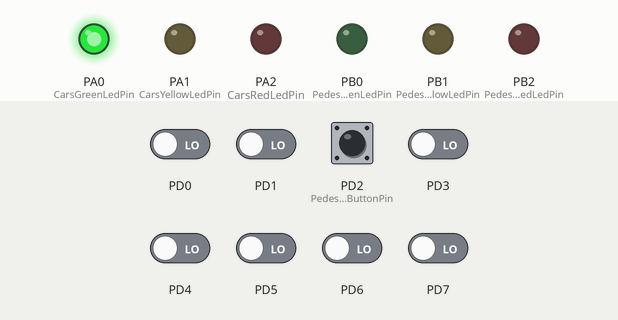
Bench run of a program on a simulated ATmega32, built with avr-gcc and emulated at 1 MHz (the files do not name the chip). Shown: output pins drawn as LEDs (lit = HIGH). Inputs (shaded band) come from the test bench; at power-on: PD0, PD1, PD2 (PedestrianButtonPin), PD3–7 LOW.

Above: at 1.2 s.
1.3 s: PD2 (PedestrianButtonPin) pulled HIGH for 0.15 s
At 7.3 s:
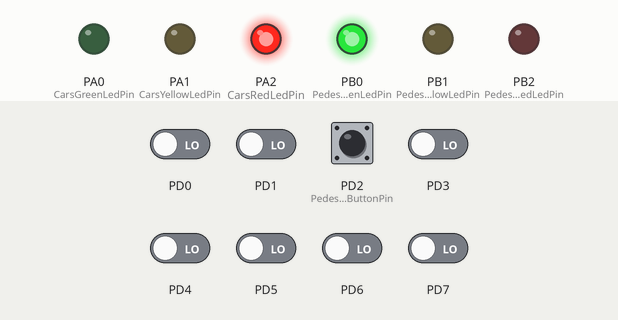
At 17.1 s:
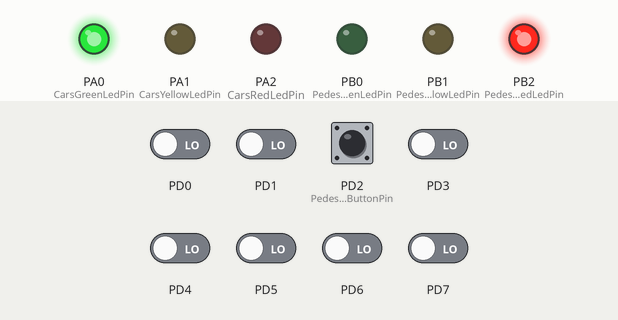
Timing chart, 0 to 23.1 s (numbered marks = the images above; inputs shaded):
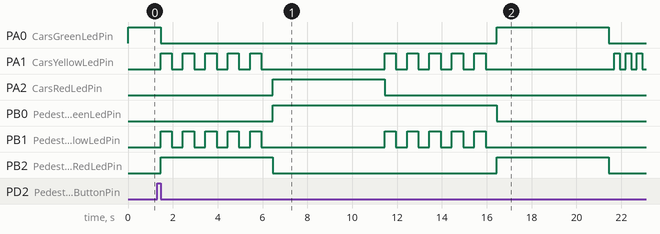

Measured:
- after the input at 1.3 s, PB0 (PedestrianGreenLedPin): LOW → HIGH after 5.1 s, → LOW 10.0 s later; PB1 (PedestrianYellowLedPin): goes 4 × (HIGH 0.50 s, LOW 0.50 s), HIGH 0.50 s, LOW 5.5 s, 4 × (HIGH 0.50 s, LOW 0.50 s), HIGH 0.50 s, then LOW, starting after 0.15 s

The program:

main.c
```c
/*
 * Light traffic.c
 *
 * Created: 8/22/2022 11:06:41 AM
 * Author : Ahmed Mahmoud Mohamed Ibrahim
 */


#include "Application/application.h"
int main(void)
{
	setup();  // initializations
	while(1)
	{
		startApp();
	}
}


/*
User story 1
As a pedestrian when I will make a short press on the crosswalk button while the cars green light is on and pedestrian red light is off,
I will wait for the yellow lights to blink for five seconds then the cars red light is on and pedestrian green light is on for five seconds,
so that I can cross the street

i will press short when car green led is on
-----> pedestrian red light on                                           ---> pedestrian, donot move
-----> yellow lights to blink for five seconds                           ---> pedestrian, will move after 5s
                                                                         ---> cars, will stop after 5s
-----> cars red light on			                                     ---> cars, donot move
-----> pedestrian red light is off   , pedestrian green light is on      ---> pedestrian, move
-----> yellow lights to blink for five seconds                           ---> pedestrian, will stop after 5s
-----> pedestrian red light on                                           ---> pedestrian, donot move
-----> car green light is on                                             ---> cars, move
*/

/*
User story 2
As a pedestrian when I will make a short press on the crosswalk button while the cars yellow light is blinking. pedestrian red light is on,
I will wait for all yellow lights to blink for five seconds then the cars red light is on and pededstrian green light is on for five seconds,
 so that I can cross the street

i will press short when car yellow led is blinking
-----> pedestrian red light on                                           ---> pedestrian, donot move
-----> yellow lights to blink for five seconds                           ---> pedestrian, will move after 5s
																		 ---> cars, will stop after 5s
-----> cars red light on			                                     ---> cars, donot move
-----> pedestrian red light is off   , pedestrian green light is on      ---> pedestrian, move
-----> yellow lights to blink for five seconds                           ---> pedestrian, will stop after 5s
-----> pedestrian red light on                                           ---> pedestrian, donot move
-----> car green light is on

*/


/*
User story 3
As a pedestrian when I will make a short press on the crosswalk button while the cars red light is on and pedestrian green light is on,
 I expect nothing to be done
*/


/*
User story 4
As a pedestrian when I made a long press on the crosswalk button, I expect nothing to be done.
*/


/*
User story 5
As a pedestrian when I made a double press on the crosswalk button, I expect that the first press will do the action and nothing to be done after the second press.
*/
```

application.c
```c
/*
 * application.c
 *
 * Created: 8/22/2022 6:00:28 PM
 *  Author: Ahmed Mahmoud Mohamed Ibrahim
 */

#include "application.h"
#include "../MCAL/Interrupts/interrupts.h"
#include "../ECUAL/LED/led.h"
#include "../ECUAL/Button/button.h"
#include "../MCAL/Timer0/timer0.h"
#include "../MCAL/Timer2/timer2.h"

#define F_CPU 1000000U
#define LONG_PRESS_TIME_ms 300

uint8_t mode;    // variable to store current mode
uint8_t state;	 // variable to store current state
uint8_t flow;	 // variable to determine which led will be turning on after blinking of cars yellow led


/*
 1-this functions is called after button is pressed to check the press state (short press or long press)
 using timer2
 2- if the timer2 counting for 300 ms and the button Read isnot toggled --> return long press
 3- if  button Read  is toggled before timer2 counting 300ms            --> breakTimer2 , return short press
*/
EN_pressState_t checkPress(uint8_t buttonPin,uint8_t buttonPort)
{
	uint8_t read;
	uint8_t overFlows;
	overFlows = 0;        // need 2
	timer2_start();
	while(1)
	{
		Button_read(buttonPin,buttonPort,&read);
		if( timer2_checkOverFlow() == TIMER2_OVERFLOW)
		{
			overFlows++;
			timer2_clearOverFlowFlag();
			timer2_setCurrentValue(110);
		}
		if(overFlows == 2)break;
		if(read == 0)break;
	}
	timer2_stop();
	return ((overFlows<= 1) ? SHORT_PRESS : LONG_PRESS);
}


/*
1-this function is called when Pedestrian button is pressed
2-if mode is normal, check press state
at long press do no thing
at short press break busy wait and update mode to pedestrain
3-if mode is pedestrian, do no thing
*/
ISR(EXT_INT0)
{
	if(mode == NORMAL)       // if button pressed in normal mode
	{
		timer0_stop();       // stop timer0
		if(checkPress(PedestrianButtonPin,PedestrianButtonPort) == SHORT_PRESS)     // check long press or short press
		{
			timer0_overCome();       // overcome timer
			mode = PEDESTRIAN;       // set mode to PEDESTRIAN
		}
		else
		{
			increaseElapsedTime(LONG_PRESS_TIME_ms);	   // compansate time taking by checking king of press
			timer0_start();			                       // start timer0
		}
	}
}


/*
function to be stored in pointer to function defined in timer driver
*/
void toggleYellowLed()
{
	LED_toggle(CarsYellowLedPin,CarsYellowLedPort);   // toggle cars yellow led
}


/*
	initialize cars' green led
	initialize cars' yellow led
	initialize cars' red led
	initialize Pedestrian green led
	initialize Pedestrian yellow led
	initialize Pedestrian red led
	initialize Pedestrian button
	initialize INT0
	initialize timer0
	initialize timer2
	set mode to normal
	set state to FIRST
	set CarsledsFlow to Down
*/
void setup()
{
	LED_init(CarsGreenLedPin,CarsGreenLedPort);					// initialize cars' green led
	LED_init(CarsYellowLedPin,CarsYellowLedPort);				// initialize cars' yellow led
	LED_init(CarsRedLedPin,CarsRedLedPort);						// initialize cars' red led
	LED_init(PedestrianGreenLedPin,PedestrianGreenLedPort);		// initialize Pedestrian green led
	LED_init(PedestrianYellowLedPin,PedestrianYellowLedPort);	// initialize Pedestrian yellow led
	LED_init(PedestrianRedLedPin,PedestrianRedLedPort);			// initialize Pedestrian red led
	Button_init(PedestrianButtonPin,PedestrianButtonPort);		// initialize Pedestrian button
	INT0_init();												// initialize INT0
	timer0_init();												// initialize timer0
	timer2_init();												// initialize timer2
	mode = NORMAL;                                              // set mode to normal
	state = FIRST;                                              // set state to FIRST
	setfCallBack(toggleYellowLed);                              // store address led_toggle in pointer to function defined in timer driver
}


/*
	blinking led1 , led2 for 5s
	total on time for led = 2.5s
	total off time for led = 2.5s
	delay is provided by timer0
*/
void blink(uint8_t led1_pin , uint8_t led1_port , uint8_t led2_pin , uint8_t led2_port)
{
	int i = 0;
	for(i = 0 ; i < 10 ; i++)
	{
		LED_toggle(led1_pin,led1_port);				 // toggle yellow for cars      ------> Cars prepare for stopping
		LED_toggle(led2_pin,led2_port);              // toggle yellow for pedestrian------> pedestrian prepare for moving
		timer0_delay_qS(2);                          // wait 0.5s
	}
}


/*
In normal mode:
Cars' LEDs will be changed every five seconds starting from Green then yellow then red then yellow then Green.
The Yellow LED will blink for five seconds before moving to Green or Red LEDs.
In pedestrian mode:
Change from normal mode to pedestrian mode when the pedestrian button is pressed.
If pressed when the cars' Red LED is on, the pedestrian's Green LED and the cars' Red LEDs will be on for five seconds, this means that pedestrians can cross the street while the pedestrian's Green LED is on.
If pressed when the cars' Green LED is on or the cars' Yellow LED is blinking, the pedestrian Red LED will be on then both Yellow LEDs start to blink for five seconds, then the cars' Red LED and pedestrian Green LEDs are on for five seconds, this means that pedestrian must wait until the Green LED is on.
At the end of the two states, the cars' Red LED will be off and both Yellow LEDs start blinking for 5 seconds and the pedestrian's Green LED is still on.
After the five seconds the pedestrian Green LED will be off and both the pedestrian Red LED and the cars' Green LED will be on.
Traffic lights signals are going to the normal mode again.
*/
void startApp()
{
	switch(mode)
	{

		case NORMAL:        switch(state)
							{
								case FIRST:		LED_on(CarsGreenLedPin,CarsGreenLedPort);		 // turn on green for cars
												timer0_delay_s(5);                               // for 5s
												LED_off(CarsGreenLedPin,CarsGreenLedPort);		 // turn off green for cars

												if(mode == PEDESTRIAN)                 // if interrupt switches mode to PEDESTRIAN
													state =FOURTH;                     // switch state to Fourth
												else								   // no interrupt
													state = SECOND;                    // switch state to second
												flow = DOWN;						   // set flow to down

												break;

								case SECOND:	callFunctionEachQarteSecond(5);			//blinking cars yellow led for 5s (total on time = 2.5 , total on time = 2.5)

												if(mode == PEDESTRIAN)					// if interrupt switches mode to PEDESTRIAN
													state =FOURTH;						// switch state to Fourth

												else if(flow == DOWN)					// if flow is down
													state = THIRD;						// switch state to third

												else if(flow == UP)						// if flow is up
													state = FIRST;						// switch state to first

												break;

								case THIRD:     LED_on(CarsRedLedPin,CarsRedLedPort);		// turn on red for cars
												timer0_delay_s(5);                          // for 5s
												LED_off(CarsRedLedPin,CarsRedLedPort);      // turn off red for cars

												if(mode == NORMAL)							// if mode is normal
												{
													state = SECOND;							// switch state to second
													flow = UP;								// switch flow to up
												}

												break;
							}
							break;


		case PEDESTRIAN:	if(state == FOURTH)
							{
																													   // cars green led is turned off
							LED_off(CarsYellowLedPin,CarsYellowLedPort);										       // cars yellow is turned off
							LED_on(PedestrianRedLedPin,PedestrianRedLedPort);                                          // turn on red for pedestrian --> pedestrian, DONOT MOVE
							blink(PedestrianYellowLedPin,PedestrianYellowLedPort,CarsYellowLedPin,CarsYellowLedPort);  // blink yellow leds --> inform pedestrian going after 5s
																				  									   //                   --> inform cars stopping after 5s
																												  	   // for 5s
							LED_off(PedestrianRedLedPin,PedestrianRedLedPort);										   // turn off red for pedestrian
							LED_off(PedestrianYellowLedPin,PedestrianYellowLedPort);								   // turn off yellow for pedestrian
							}

							LED_on(CarsRedLedPin,CarsRedLedPort);                    // turn on red for cars        ------> cars, DONOT MOVE
							LED_on(PedestrianGreenLedPin,PedestrianGreenLedPort);    // turn on green for pedestrian------> pedestrian, MOVE
							timer0_delay_s(5);										 // for 5s
							LED_off(CarsRedLedPin,CarsRedLedPort);                   // turn off red for cars


							blink(PedestrianYellowLedPin,PedestrianYellowLedPort,CarsYellowLedPin,CarsYellowLedPort); // blink yellow leds ---> inform cars going after 5s
																													  //                   ---> inform pedestrian stopping after 5s
																				 									  // for 5s
							LED_off(PedestrianGreenLedPin,PedestrianGreenLedPort);									  // turn off green for pedestrian


							LED_on(CarsGreenLedPin,CarsGreenLedPort);                // turn on green for cars
							LED_on(PedestrianRedLedPin,PedestrianRedLedPort);        // turn on red for pedestrian
							timer0_delay_s(5);                                       // for 5s
							LED_off(CarsGreenLedPin,CarsGreenLedPort);               // turn off red for pedestrian
							LED_off(PedestrianRedLedPin,PedestrianRedLedPort);       // turn off red for pedestrian

							mode = NORMAL;		// switch mode to normal
							state = SECOND;		// switch state to second
							break;
	}
}
```

application.h
```c
/*
 * application.h
 *
 * Created: 8/22/2022 6:00:15 PM
 *  Author: Ahmed Mahmoud Mohamed Ibrahim
 */

#ifndef APPLICATION_H_
#define APPLICATION_H_

#include "../Utilities/types.h"


/*
	enum represents modes
*/
typedef enum EN_Modes_t
{
	NORMAL, PEDESTRIAN
}EN_Modes_t;


/*
	enum represents states
*/
typedef enum EN_States_t
{
	FIRST, SECOND , THIRD , FOURTH
}EN_States_t;


/*
	enum represents press state
*/
typedef enum EN_pressState_t
{
	SHORT_PRESS, LONG_PRESS
}EN_pressState_t;


/*
	enum represents Cars leds flow directions
*/
typedef enum EN_carsLedsFlowDirection_t
{
	DOWN, UP
}EN_carsLedsFlowDirection_t;


// functions prototypes
void setup();
void startApp();
EN_pressState_t checkPress(uint8_t buttonPin,uint8_t buttonPort);
void toggleYellowLed();
void blink(uint8_t led1_pin , uint8_t led1_port , uint8_t led2_pin , uint8_t led2_port);


#endif /* APPLICATION_H_ */
```

types.h
```c
/*
 * types.h
 *
 * Created: 8/22/2022 11:44:45 AM
 *  Author: user
 */


#ifndef TYPES_H_
#define TYPES_H_

#define MAX_8	255
#define MAX_16	65535

typedef unsigned char uint8_t;
typedef unsigned int uint16_t;


#endif /* TYPES_H_ */
```

button.c
```c
/*
 * button.c
 *
 * Created: 8/22/2022 6:06:03 PM
 *  Author: Ahmed Mahmoud Mohamed Ibrahim
 */

#include "button.h"
#include "../../MCAL/DIO/dio.h"


/*
1-this functions initializes button
2-return OK_BUTTON if initialization is done
3-return BUTTON_INITIALIZATION_FAILED if initialization is failed
*/
EN_buttonError_t Button_init(uint8_t buttonPin, uint8_t buttonPort)
{
	switch( DIO_init(buttonPin,buttonPort,IN) )
	{
		case OK: return OK_BUTTON;
		default: return BUTTON_INITIALIZATION_FAILED;
	}
}


/*
1-this functions reads button
2-return OK_BUTTON if reading is done
3-return BUTTON_READING_FAILED if reading is failed
*/
EN_buttonError_t Button_read(uint8_t buttonPin, uint8_t buttonPort , uint8_t* value)
{
	switch( DIO_read(buttonPin,buttonPort,value) )
	{
		case OK: return OK_BUTTON;
		default: return BUTTON_READING_FAILED;
	}
}
```

button.h
```c
/*
 * button.h
 *
 * Created: 8/22/2022 6:06:16 PM
 *  Author: Ahmed Mahmoud Mohamed Ibrahim
 */


#ifndef BUTTON_H_
#define BUTTON_H_

#include "../../Utilities/types.h"
#include "../../Utilities/registers.h"


/*
	enum represents Button errors
*/
typedef enum EN_buttonError_t
{
	OK_BUTTON , BUTTON_INITIALIZATION_FAILED, BUTTON_READING_FAILED
}EN_buttonError_t;


//functions prototypes
EN_buttonError_t Button_init(uint8_t buttonPin, uint8_t buttonPort);
EN_buttonError_t Button_read(uint8_t buttonPin, uint8_t buttonPort , uint8_t* value);


#define PedestrianButtonPin  PIN2
#define PedestrianButtonPort Port_D


#endif /* BUTTON_H_ */
```

led.c
```c
/*
 * led.c
 *
 * Created: 8/22/2022 5:40:50 PM
 *  Author: Ahmed Mahmoud Mohamed Ibrahim
 */

#include "led.h"
#include "../../MCAL/DIO/dio.h"

/*
1-this functions initializes led
2-return OK_LED if initialization is done
3-return LED_INITIALIZATION_FAILED if initialization is failed
*/
EN_ledError_t LED_init(uint8_t ledPin , uint8_t ledPort)
{
	switch ( DIO_init(ledPin,ledPort,OUT) )
	{
		case OK:	return OK_LED;
		default:	return LED_INITIALIZATION_FAILED;
	}
}


/*
1-this functions turns on led
2-return OK_LED if turning on is done
3-return LED_TURING_ON_FAILED if turning on is failed
*/
EN_ledError_t LED_on(uint8_t ledPin , uint8_t ledPort)
{
	switch ( DIO_write(ledPin,ledPort,HIGH) )
	{
		case OK:	return OK_LED;
		default:	return LED_TURING_ON_FAILED;
	}
}


/*
1-this functions turns off led
2-return OK_LED if turning off is done
3-return LED_TURING_OFF_FAILED if turning off is failed
*/
EN_ledError_t LED_off(uint8_t ledPin , uint8_t ledPort)
{
	switch ( DIO_write(ledPin,ledPort,LOW) )
	{
		case OK:	return OK_LED;
		default:	return LED_TURING_OFF_FAILED;
	}
}


/*
1-this functions toggles led
2-return OK_LED if toggling is done
3-return LED_TOGGLING_FAILED if toggling is failed
*/
EN_ledError_t LED_toggle(uint8_t ledPin , uint8_t ledPort)
{
	switch ( DIO_toggle(ledPin,ledPort) )
	{
		case OK:	return OK_LED;
		default:	return LED_TOGGLING_FAILED;
	}
}
```

led.h
```c
/*
 * led.h
 *
 * Created: 8/22/2022 5:41:07 PM
 *  Author: Ahmed Mahmoud Mohamed Ibrahim
 */


#ifndef LED_H_
#define LED_H_

#include "../../Utilities/types.h"
#include "../../Utilities/registers.h"


/*
	enum represents led errors
*/
typedef enum EN_ledError_t
{
	OK_LED , LED_INITIALIZATION_FAILED, LED_TURING_ON_FAILED, LED_TURING_OFF_FAILED , LED_TOGGLING_FAILED
}EN_ledError_t;

// functions prototypes
EN_ledError_t LED_init(uint8_t ledPin , uint8_t ledPort);
EN_ledError_t LED_on(uint8_t ledPin , uint8_t ledPort);
EN_ledError_t LED_off(uint8_t ledPin , uint8_t ledPort);
EN_ledError_t LED_toggle(uint8_t ledPin , uint8_t ledPort);


// pins and ports of Cars leds
// pins and ports of Pedestrian leds

#define PedestrianGreenLedPort   Port_B
#define PedestrianYellowLedPort  Port_B
#define PedestrianRedLedPort     Port_B

#define PedestrianGreenLedPin   PIN0
#define PedestrianYellowLedPin  PIN1
#define PedestrianRedLedPin     PIN2

#define CarsGreenLedPort   Port_A
#define CarsYellowLedPort  Port_A
#define CarsRedLedPort     Port_A

#define CarsGreenLedPin   PIN0
#define CarsYellowLedPin  PIN1
#define CarsRedLedPin     PIN2

#endif /* LED_H_ */
```

dio.h
```c
/*
 * dio.h
 *
 * Created: 8/22/2022 12:01:56 PM
 *  Author: Ahmed Mahmoud Mohamed Ibrahim
 */


#ifndef DIO_H_
#define DIO_H_

#include "../../Utilities/types.h"


/*
	enum represents errors in DIO
*/
typedef enum EN_dioError_t
{
	OK , WRONG_PIN_NUMBER , WRONG_PORT_NUMBER  , WRONG_DIRECTION , WRONG_VALUE
}EN_dioError_t;


/*
	enum represents pin directions
*/
typedef enum EN_pinDirections_t
{
	IN , OUT
}EN_pinDirections_t;


/*
	enum represents pin values
*/
typedef enum EN_pinValues_t
{
	LOW , HIGH
}EN_pinValues_t;


// functions prototypes
EN_dioError_t DIO_init(uint8_t pinNumber , uint8_t portNumber , uint8_t direction);
EN_dioError_t DIO_write(uint8_t pinNumber , uint8_t portNumber , uint8_t value);
EN_dioError_t DIO_toggle(uint8_t pinNumber , uint8_t portNumber);
EN_dioError_t DIO_read(uint8_t pinNumber , uint8_t portNumber , uint8_t *value);


#endif /* DIO_H_ */
```

Source omitted: dio.c (4419 bytes), interrupts.c (444 bytes), interrupts.h (291 bytes), timer0.c (4250 bytes), timer0.h (984 bytes), timer2.c (1339 bytes), timer2.h (771 bytes), registers.h (1244 bytes)
